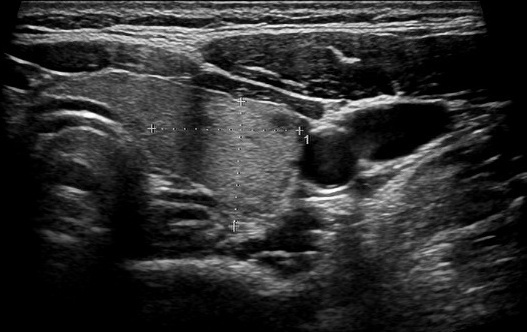
#> input picture image.jpg, 527 x 332 px
$ python -i box.py   (imports and definitions only)
#> lines starting #> are read from the running program, lines starting #| are printed output that depends on the picture; after the words box and inside, x2 and y2 are one past the last pixel; in counts of white or black regions, pixels touching at a corner belong together
#> further down, picture is the input picture: shape (332, 527, 3); min 0, max 255, mean 46.2
import random
from PIL import Image
import cv2
import numpy as np


def find_bboxes(image, bbox_shift=0):
#> called with bbox_shift = 0
    pred = np.array(image)
    im = Image.fromarray(pred * 255).convert('RGB')
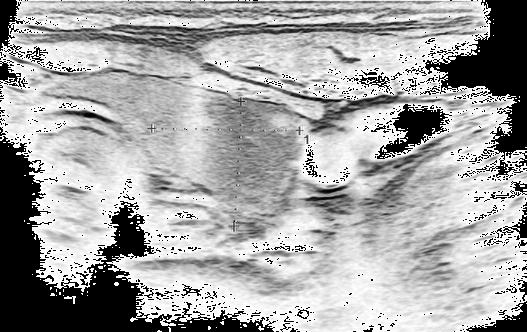
#> im: PIL image 527x332 RGB; min 0, max 255, mean 165.2
    pred = np.array(im)
    gray = cv2.cvtColor(pred, cv2.COLOR_BGR2GRAY)
    _boxes = []
    contours, hierarchy = cv2.findContours(gray, cv2.RETR_LIST, cv2.CHAIN_APPROX_SIMPLE)[-2:]
#> contours = 1568 contours, 1508 with area under 20; largest, box (x1, y1, x2, y2) and area: (0, 0, 527, 332) 148572, (376, 103, 450, 160) 1828, (358, 74, 391, 88) 246, (495, 159, 518, 178) 188, (180, 284, 202, 297) 124

    for contour in contours:
        x, y, w, h = cv2.boundingRect(contour)
        x_min = x
        y_min = y
        x_max = x + w
        y_max = y + h
        if bbox_shift > 0:
            x_min = max(0, x_min - random.randint(0, bbox_shift))
            x_max = min(w, x_max + random.randint(0, bbox_shift))
            y_min = max(0, y_min - random.randint(0, bbox_shift))
            y_max = min(h, y_max + random.randint(0, bbox_shift))
        _boxes.append([x_min, y_min, x_max, y_max])
#> this loop made 1568 passes
#> (x, y, w, h, x_min, y_min, x_max, y_max) on passes 1 to 3: (459, 329, 4, 3, 459, 329, 463, 332), (386, 329, 5, 3, 386, 329, 391, 332), (157, 330, 5, 2, 157, 330, 162, 332)

    boxes = []
    for i in range(0, len(_boxes)):
        isBigRect = True
        ibox = _boxes[i]
        for j in range(i + 1, len(_boxes)):
            jbox = _boxes[j]
            if ibox[0] > jbox[0] and ibox[1] > jbox[1] and ibox[2] < jbox[2] and ibox[3] < jbox[3]:
                isBigRect = False
        if isBigRect:
            boxes.append(ibox)
#> this loop made 1568 passes
#> ibox on passes 1 to 3: [459, 329, 463, 332], [386, 329, 391, 332], [157, 330, 162, 332]
#> after the loop, boxes = 18 items, first 6: [459, 329, 463, 332], [386, 329, 391, 332], [157, 330, 162, 332], [279, 328, 284, 332], [168, 327, 171, 332], [526, 303, 527, 304]
    return np.array(boxes)

>>> import cv2
>>> picture = cv2.imread('../image.jpg')
>>> result = find_bboxes(picture)
#> result = 18 rows, first 6: [459, 329, 463, 332], [386, 329, 391, 332], [157, 330, 162, 332], [279, 328, 284, 332], [168, 327, 171, 332], [526, 303, 527, 304]
